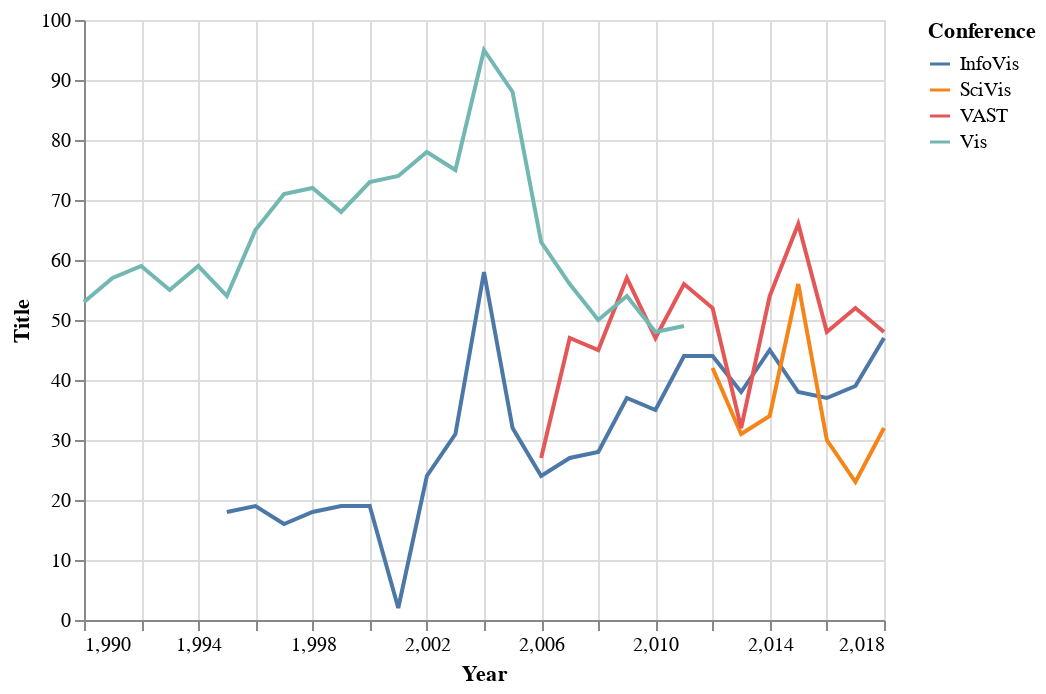

Source (notebook cell):
### Code cell
alt.Chart(to_plot3).mark_line().encode(
    x = "Year:Q",
    y = "Title:Q",
    color = 'Conference:N'
)

### Figure 1 — Vega-Lite specification as saved in the notebook (floating-point values rounded to 4 significant figures)
{"config": {"view": {"continuousWidth": 400, "continuousHeight": 300}}, "data": {"name": "data-5d2aed509666db46f88ee9dbe22ec8d6"}, "mark": "line", "encoding": {"color": {"type": "nominal", "field": "Conference"}, "x": {"type": "quantitative", "field": "Year"}, "y": {"type": "quantitative", "field": "Title"}}, "$schema": "https://vega.github.io/schema/vega-lite/v4.8.1.json", "datasets": {"data-5d2aed509666db46f88ee9dbe22ec8d6": [{"Conference": "InfoVis", "Year": 1995, "Title": 18, "DOI": 18, "Link": 18, "FirstPage": 18, "LastPage": 18, "PaperType": 18, "Abstract": 18, "AuthorNames-Deduped": 18, "AuthorNames": 18, "AuthorAffiliation": 18, "InternalReferences": 9, "AuthorKeywords": 2, "AminerCitationCount_02-2020": 15, "XploreCitationCount - 2020-01": 18, "PubsCited": 18, "Award": 1}, {"Conference": "InfoVis", "Year": 1996, "Title": 19, "DOI": 19, "Link": 19, "FirstPage": 19, "LastPage": 19, "PaperType": 19, "Abstract": 19, "AuthorNames-Deduped": 19, "AuthorNames": 19, "AuthorAffiliation": 19, "InternalReferences": 7, "AuthorKeywords": 4, "AminerCitationCount_02-2020": 18, "XploreCitationCount - 2020-01": 19, "PubsCited": 19, "Award": 1}, {"Conference": "InfoVis", "Year": 1997, "Title": 16, "DOI": 16, "Link": 16, "FirstPage": 16, "LastPage": 16, "PaperType": 16, "Abstract": 16, "AuthorNames-Deduped": 16, "AuthorNames": 16, "AuthorAffiliation": 16, "InternalReferences": 14, "AuthorKeywords": 7, "AminerCitationCount_02-2020": 15, "XploreCitationCount - 2020-01": 16, "PubsCited": 16, "Award": 1}, {"Conference": "InfoVis", "Year": 1998, "Title": 18, "DOI": 18, "Link": 18, "FirstPage": 18, "LastPage": 18, "PaperType": 18, "Abstract": 18, "AuthorNames-Deduped": 18, "AuthorNames": 18, "AuthorAffiliation": 18, "InternalReferences": 14, "AuthorKeywords": 8, "AminerCitationCount_02-2020": 16, "XploreCitationCount - 2020-01": 18, "PubsCited": 18, "Award": 1}, {"Conference": "InfoVis", "Year": 1999, "Title": 19, "DOI": 19, "Link": 19, "FirstPage": 19, "LastPage": 19, "PaperType": 19, "Abstract": 19, "AuthorNames-Deduped": 19, "AuthorNames": 19, "AuthorAffiliation": 19, "InternalReferences": 13, "AuthorKeywords": 12, "AminerCitationCount_02-2020": 19, "XploreCitationCount - 2020-01": 19, "PubsCited": 19, "Award": 1}, {"Conference": "InfoVis", "Year": 2000, "Title": 19, "DOI": 19, "Link": 19, "FirstPage": 19, "LastPage": 19, "PaperType": 19, "Abstract": 19, "AuthorNames-Deduped": 19, "AuthorNames": 19, "AuthorAffiliation": 18, "InternalReferences": 15, "AuthorKeywords": 5, "AminerCitationCount_02-2020": 19, "XploreCitationCount - 2020-01": 19, "PubsCited": 19, "Award": 0}, {"Conference": "InfoVis", "Year": 2001, "Title": 2, "DOI": 2, "Link": 2, "FirstPage": 2, "LastPage": 2, "PaperType": 2, "Abstract": 2, "AuthorNames-Deduped": 2, "AuthorNames": 2, "AuthorAffiliation": 2, "InternalReferences": 1, "AuthorKeywords": 0, "AminerCitationCount_02-2020": 2, "XploreCitationCount - 2020-01": 2, "PubsCited": 2, "Award": 0}, {"Conference": "InfoVis", "Year": 2002, "Title": 24, "DOI": 24, "Link": 24, "FirstPage": 24, "LastPage": 24, "PaperType": 24, "Abstract": 24, "AuthorNames-Deduped": 24, "AuthorNames": 24, "AuthorAffiliation": 23, "InternalReferences": 21, "AuthorKeywords": 6, "AminerCitationCount_02-2020": 24, "XploreCitationCount - 2020-01": 24, "PubsCited": 24, "Award": 1}, {"Conference": "InfoVis", "Year": 2003, "Title": 31, "DOI": 31, "Link": 31, "FirstPage": 30, "LastPage": 29, "PaperType": 31, "Abstract": 31, "AuthorNames-Deduped": 31, "AuthorNames": 30, "AuthorAffiliation": 29, "InternalReferences": 24, "AuthorKeywords": 29, "AminerCitationCount_02-2020": 26, "XploreCitationCount - 2020-01": 31, "PubsCited": 31, "Award": 1}, {"Conference": "InfoVis", "Year": 2004, "Title": 58, "DOI": 58, "Link": 58, "FirstPage": 58, "LastPage": 58, "PaperType": 58, "Abstract": 58, "AuthorNames-Deduped": 58, "AuthorNames": 58, "AuthorAffiliation": 58, "InternalReferences": 25, "AuthorKeywords": 27, "AminerCitationCount_02-2020": 54, "XploreCitationCount - 2020-01": 58, "PubsCited": 58, "Award": 1}, {"Conference": "InfoVis", "Year": 2005, "Title": 32, "DOI": 32, "Link": 32, "FirstPage": 32, "LastPage": 32, "PaperType": 32, "Abstract": 32, "AuthorNames-Deduped": 32, "AuthorNames": 32, "AuthorAffiliation": 27, "InternalReferences": 24, "AuthorKeywords": 30, "AminerCitationCount_02-2020": 31, "XploreCitationCount - 2020-01": 32, "PubsCited": 32, "Award": 1}, {"Conference": "InfoVis", "Year": 2006, "Title": 24, "DOI": 24, "Link": 24, "FirstPage": 24, "LastPage": 24, "PaperType": 24, "Abstract": 24, "AuthorNames-Deduped": 24, "AuthorNames": 24, "AuthorAffiliation": 16, "InternalReferences": 20, "AuthorKeywords": 24, "AminerCitationCount_02-2020": 24, "XploreCitationCount - 2020-01": 24, "PubsCited": 24, "Award": 1}, {"Conference": "InfoVis", "Year": 2007, "Title": 27, "DOI": 27, "Link": 27, "FirstPage": 27, "LastPage": 27, "PaperType": 27, "Abstract": 27, "AuthorNames-Deduped": 27, "AuthorNames": 27, "AuthorAffiliation": 17, "InternalReferences": 26, "AuthorKeywords": 27, "AminerCitationCount_02-2020": 27, "XploreCitationCount - 2020-01": 27, "PubsCited": 27, "Award": 2}, {"Conference": "InfoVis", "Year": 2008, "Title": 28, "DOI": 28, "Link": 28, "FirstPage": 28, "LastPage": 28, "PaperType": 28, "Abstract": 28, "AuthorNames-Deduped": 28, "AuthorNames": 28, "AuthorAffiliation": 27, "InternalReferences": 27, "AuthorKeywords": 28, "AminerCitationCount_02-2020": 28, "XploreCitationCount - 2020-01": 28, "PubsCited": 28, "Award": 5}, {"Conference": "InfoVis", "Year": 2009, "Title": 37, "DOI": 37, "Link": 37, "FirstPage": 37, "LastPage": 37, "PaperType": 37, "Abstract": 37, "AuthorNames-Deduped": 37, "AuthorNames": 37, "AuthorAffiliation": 35, "InternalReferences": 34, "AuthorKeywords": 37, "AminerCitationCount_02-2020": 36, "XploreCitationCount - 2020-01": 37, "PubsCited": 37, "Award": 7}, {"Conference": "InfoVis", "Year": 2010, "Title": 35, "DOI": 35, "Link": 35, "FirstPage": 35, "LastPage": 35, "PaperType": 35, "Abstract": 35, "AuthorNames-Deduped": 35, "AuthorNames": 35, "AuthorAffiliation": 26, "InternalReferences": 34, "AuthorKeywords": 34, "AminerCitationCount_02-2020": 34, "XploreCitationCount - 2020-01": 35, "PubsCited": 35, "Award": 6}, {"Conference": "InfoVis", "Year": 2011, "Title": 44, "DOI": 44, "Link": 44, "FirstPage": 44, "LastPage": 44, "PaperType": 44, "Abstract": 44, "AuthorNames-Deduped": 44, "AuthorNames": 44, "AuthorAffiliation": 43, "InternalReferences": 44, "AuthorKeywords": 44, "AminerCitationCount_02-2020": 44, "XploreCitationCount - 2020-01": 44, "PubsCited": 44, "Award": 3}, {"Conference": "InfoVis", "Year": 2012, "Title": 44, "DOI": 44, "Link": 44, "FirstPage": 44, "LastPage": 44, "PaperType": 44, "Abstract": 44, "AuthorNames-Deduped": 44, "AuthorNames": 44, "AuthorAffiliation": 44, "InternalReferences": 44, "AuthorKeywords": 44, "AminerCitationCount_02-2020": 44, "XploreCitationCount - 2020-01": 44, "PubsCited": 44, "Award": 4}, {"Conference": "InfoVis", "Year": 2013, "Title": 38, "DOI": 38, "Link": 38, "FirstPage": 38, "LastPage": 38, "PaperType": 38, "Abstract": 38, "AuthorNames-Deduped": 38, "AuthorNames": 38, "AuthorAffiliation": 38, "InternalReferences": 38, "AuthorKeywords": 38, "AminerCitationCount_02-2020": 38, "XploreCitationCount - 2020-01": 38, "PubsCited": 38, "Award": 3}, {"Conference": "InfoVis", "Year": 2014, "Title": 45, "DOI": 45, "Link": 45, "FirstPage": 45, "LastPage": 45, "PaperType": 45, "Abstract": 45, "AuthorNames-Deduped": 45, "AuthorNames": 45, "AuthorAffiliation": 45, "InternalReferences": 44, "AuthorKeywords": 45, "AminerCitationCount_02-2020": 45, "XploreCitationCount - 2020-01": 45, "PubsCited": 45, "Award": 4}, {"Conference": "InfoVis", "Year": 2015, "Title": 38, "DOI": 38, "Link": 38, "FirstPage": 38, "LastPage": 38, "PaperType": 38, "Abstract": 38, "AuthorNames-Deduped": 38, "AuthorNames": 38, "AuthorAffiliation": 38, "InternalReferences": 37, "AuthorKeywords": 38, "AminerCitationCount_02-2020": 37, "XploreCitationCount - 2020-01": 38, "PubsCited": 38, "Award": 2}, {"Conference": "InfoVis", "Year": 2016, "Title": 37, "DOI": 37, "Link": 37, "FirstPage": 37, "LastPage": 37, "PaperType": 37, "Abstract": 37, "AuthorNames-Deduped": 37, "AuthorNames": 37, "AuthorAffiliation": 37, "InternalReferences": 37, "AuthorKeywords": 37, "AminerCitationCount_02-2020": 37, "XploreCitationCount - 2020-01": 37, "PubsCited": 37, "Award": 4}, {"Conference": "InfoVis", "Year": 2017, "Title": 39, "DOI": 39, "Link": 39, "FirstPage": 39, "LastPage": 39, "PaperType": 39, "Abstract": 39, "AuthorNames-Deduped": 39, "AuthorNames": 39, "AuthorAffiliation": 39, "InternalReferences": 39, "AuthorKeywords": 39, "AminerCitationCount_02-2020": 38, "XploreCitationCount - 2020-01": 39, "PubsCited": 39, "Award": 3}, {"Conference": "InfoVis", "Year": 2018, "Title": 47, "DOI": 47, "Link": 47, "FirstPage": 47, "LastPage": 47, "PaperType": 47, "Abstract": 47, "AuthorNames-Deduped": 47, "AuthorNames": 47, "AuthorAffiliation": 47, "InternalReferences": 47, "AuthorKeywords": 47, "AminerCitationCount_02-2020": 41, "XploreCitationCount - 2020-01": 47, "PubsCited": 47, "Award": 4}, {"Conference": "SciVis", "Year": 2012, "Title": 42, "DOI": 42, "Link": 42, "FirstPage": 42, "LastPage": 42, "PaperType": 42, "Abstract": 42, "AuthorNames-Deduped": 42, "AuthorNames": 42, "AuthorAffiliation": 42, "InternalReferences": 40, "AuthorKeywords": 42, "AminerCitationCount_02-2020": 41, "XploreCitationCount - 2020-01": 42, "PubsCited": 42, "Award": 3}, {"Conference": "SciVis", "Year": 2013, "Title": 31, "DOI": 31, "Link": 31, "FirstPage": 31, "LastPage": 31, "PaperType": 31, "Abstract": 31, "AuthorNames-Deduped": 31, "AuthorNames": 31, "AuthorAffiliation": 31, "InternalReferences": 31, "AuthorKeywords": 31, "AminerCitationCount_02-2020": 31, "XploreCitationCount - 2020-01": 31, "PubsCited": 31, "Award": 4}, {"Conference": "SciVis", "Year": 2014, "Title": 34, "DOI": 34, "Link": 34, "FirstPage": 34, "LastPage": 34, "PaperType": 34, "Abstract": 34, "AuthorNames-Deduped": 34, "AuthorNames": 34, "AuthorAffiliation": 34, "InternalReferences": 32, "AuthorKeywords": 34, "AminerCitationCount_02-2020": 33, "XploreCitationCount - 2020-01": 34, "PubsCited": 34, "Award": 3}, {"Conference": "SciVis", "Year": 2015, "Title": 56, "DOI": 56, "Link": 56, "FirstPage": 56, "LastPage": 56, "PaperType": 56, "Abstract": 56, "AuthorNames-Deduped": 56, "AuthorNames": 56, "AuthorAffiliation": 54, "InternalReferences": 41, "AuthorKeywords": 41, "AminerCitationCount_02-2020": 56, "XploreCitationCount - 2020-01": 56, "PubsCited": 56, "Award": 2}, {"Conference": "SciVis", "Year": 2016, "Title": 30, "DOI": 30, "Link": 30, "FirstPage": 30, "LastPage": 30, "PaperType": 30, "Abstract": 30, "AuthorNames-Deduped": 30, "AuthorNames": 30, "AuthorAffiliation": 30, "InternalReferences": 30, "AuthorKeywords": 29, "AminerCitationCount_02-2020": 29, "XploreCitationCount - 2020-01": 30, "PubsCited": 30, "Award": 3}, {"Conference": "SciVis", "Year": 2017, "Title": 23, "DOI": 23, "Link": 23, "FirstPage": 23, "LastPage": 23, "PaperType": 23, "Abstract": 23, "AuthorNames-Deduped": 23, "AuthorNames": 23, "AuthorAffiliation": 23, "InternalReferences": 21, "AuthorKeywords": 23, "AminerCitationCount_02-2020": 23, "XploreCitationCount - 2020-01": 23, "PubsCited": 23, "Award": 3}, {"Conference": "SciVis", "Year": 2018, "Title": 32, "DOI": 32, "Link": 32, "FirstPage": 32, "LastPage": 32, "PaperType": 32, "Abstract": 32, "AuthorNames-Deduped": 32, "AuthorNames": 32, "AuthorAffiliation": 32, "InternalReferences": 30, "AuthorKeywords": 32, "AminerCitationCount_02-2020": 23, "XploreCitationCount - 2020-01": 32, "PubsCited": 32, "Award": 3}, {"Conference": "VAST", "Year": 2006, "Title": 27, "DOI": 27, "Link": 27, "FirstPage": 27, "LastPage": 27, "PaperType": 27, "Abstract": 27, "AuthorNames-Deduped": 27, "AuthorNames": 27, "AuthorAffiliation": 27, "InternalReferences": 20, "AuthorKeywords": 26, "AminerCitationCount_02-2020": 27, "XploreCitationCount - 2020-01": 27, "PubsCited": 27, "Award": 1}, {"Conference": "VAST", "Year": 2007, "Title": 47, "DOI": 47, "Link": 47, "FirstPage": 47, "LastPage": 47, "PaperType": 47, "Abstract": 47, "AuthorNames-Deduped": 47, "AuthorNames": 47, "AuthorAffiliation": 47, "InternalReferences": 18, "AuthorKeywords": 23, "AminerCitationCount_02-2020": 46, "XploreCitationCount - 2020-01": 47, "PubsCited": 47, "Award": 1}, {"Conference": "VAST", "Year": 2008, "Title": 45, "DOI": 45, "Link": 45, "FirstPage": 31, "LastPage": 31, "PaperType": 45, "Abstract": 45, "AuthorNames-Deduped": 45, "AuthorNames": 45, "AuthorAffiliation": 45, "InternalReferences": 18, "AuthorKeywords": 12, "AminerCitationCount_02-2020": 45, "XploreCitationCount - 2020-01": 45, "PubsCited": 45, "Award": 1}, {"Conference": "VAST", "Year": 2009, "Title": 57, "DOI": 57, "Link": 57, "FirstPage": 40, "LastPage": 40, "PaperType": 57, "Abstract": 57, "AuthorNames-Deduped": 57, "AuthorNames": 57, "AuthorAffiliation": 57, "InternalReferences": 24, "AuthorKeywords": 19, "AminerCitationCount_02-2020": 57, "XploreCitationCount - 2020-01": 57, "PubsCited": 57, "Award": 2}, {"Conference": "VAST", "Year": 2010, "Title": 47, "DOI": 47, "Link": 47, "FirstPage": 47, "LastPage": 47, "PaperType": 47, "Abstract": 47, "AuthorNames-Deduped": 47, "AuthorNames": 47, "AuthorAffiliation": 47, "InternalReferences": 22, "AuthorKeywords": 25, "AminerCitationCount_02-2020": 47, "XploreCitationCount - 2020-01": 47, "PubsCited": 47, "Award": 3}, {"Conference": "VAST", "Year": 2011, "Title": 56, "DOI": 56, "Link": 56, "FirstPage": 56, "LastPage": 56, "PaperType": 56, "Abstract": 56, "AuthorNames-Deduped": 56, "AuthorNames": 56, "AuthorAffiliation": 55, "InternalReferences": 25, "AuthorKeywords": 15, "AminerCitationCount_02-2020": 56, "XploreCitationCount - 2020-01": 56, "PubsCited": 56, "Award": 4}, {"Conference": "VAST", "Year": 2012, "Title": 52, "DOI": 52, "Link": 52, "FirstPage": 52, "LastPage": 52, "PaperType": 52, "Abstract": 52, "AuthorNames-Deduped": 52, "AuthorNames": 52, "AuthorAffiliation": 51, "InternalReferences": 29, "AuthorKeywords": 18, "AminerCitationCount_02-2020": 52, "XploreCitationCount - 2020-01": 52, "PubsCited": 52, "Award": 3}, {"Conference": "VAST", "Year": 2013, "Title": 32, "DOI": 32, "Link": 32, "FirstPage": 32, "LastPage": 32, "PaperType": 32, "Abstract": 32, "AuthorNames-Deduped": 32, "AuthorNames": 32, "AuthorAffiliation": 32, "InternalReferences": 32, "AuthorKeywords": 32, "AminerCitationCount_02-2020": 32, "XploreCitationCount - 2020-01": 32, "PubsCited": 32, "Award": 3}, {"Conference": "VAST", "Year": 2014, "Title": 54, "DOI": 54, "Link": 54, "FirstPage": 54, "LastPage": 54, "PaperType": 54, "Abstract": 54, "AuthorNames-Deduped": 54, "AuthorNames": 54, "AuthorAffiliation": 54, "InternalReferences": 54, "AuthorKeywords": 53, "AminerCitationCount_02-2020": 54, "XploreCitationCount - 2020-01": 54, "PubsCited": 54, "Award": 3}, {"Conference": "VAST", "Year": 2015, "Title": 66, "DOI": 66, "Link": 66, "FirstPage": 66, "LastPage": 66, "PaperType": 66, "Abstract": 66, "AuthorNames-Deduped": 66, "AuthorNames": 66, "AuthorAffiliation": 66, "InternalReferences": 47, "AuthorKeywords": 42, "AminerCitationCount_02-2020": 66, "XploreCitationCount - 2020-01": 66, "PubsCited": 66, "Award": 3}, {"Conference": "VAST", "Year": 2016, "Title": 48, "DOI": 48, "Link": 48, "FirstPage": 48, "LastPage": 48, "PaperType": 48, "Abstract": 48, "AuthorNames-Deduped": 48, "AuthorNames": 48, "AuthorAffiliation": 47, "InternalReferences": 47, "AuthorKeywords": 33, "AminerCitationCount_02-2020": 48, "XploreCitationCount - 2020-01": 48, "PubsCited": 48, "Award": 3}, {"Conference": "VAST", "Year": 2017, "Title": 52, "DOI": 52, "Link": 52, "FirstPage": 52, "LastPage": 52, "PaperType": 52, "Abstract": 52, "AuthorNames-Deduped": 52, "AuthorNames": 52, "AuthorAffiliation": 51, "InternalReferences": 52, "AuthorKeywords": 50, "AminerCitationCount_02-2020": 40, "XploreCitationCount - 2020-01": 52, "PubsCited": 52, "Award": 3}, {"Conference": "VAST", "Year": 2018, "Title": 48, "DOI": 48, "Link": 48, "FirstPage": 48, "LastPage": 48, "PaperType": 48, "Abstract": 48, "AuthorNames-Deduped": 48, "AuthorNames": 48, "AuthorAffiliation": 48, "InternalReferences": 48, "AuthorKeywords": 48, "AminerCitationCount_02-2020": 32, "XploreCitationCount - 2020-01": 47, "PubsCited": 48, "Award": 4}, {"Conference": "Vis", "Year": 1990, "Title": 53, "DOI": 53, "Link": 53, "FirstPage": 53, "LastPage": 52, "PaperType": 53, "Abstract": 53, "AuthorNames-Deduped": 53, "AuthorNames": 53, "AuthorAffiliation": 52, "InternalReferences": 1, "AuthorKeywords": 0, "AminerCitationCount_02-2020": 52, "XploreCitationCount - 2020-01": 53, "PubsCited": 53, "Award": 1}, {"Conference": "Vis", "Year": 1991, "Title": 57, "DOI": 57, "Link": 57, "FirstPage": 57, "LastPage": 56, "PaperType": 57, "Abstract": 57, "AuthorNames-Deduped": 57, "AuthorNames": 57, "AuthorAffiliation": 50, "InternalReferences": 9, "AuthorKeywords": 1, "AminerCitationCount_02-2020": 49, "XploreCitationCount - 2020-01": 57, "PubsCited": 57, "Award": 1}, {"Conference": "Vis", "Year": 1992, "Title": 59, "DOI": 59, "Link": 59, "FirstPage": 59, "LastPage": 59, "PaperType": 59, "Abstract": 59, "AuthorNames-Deduped": 59, "AuthorNames": 59, "AuthorAffiliation": 53, "InternalReferences": 28, "AuthorKeywords": 3, "AminerCitationCount_02-2020": 50, "XploreCitationCount - 2020-01": 59, "PubsCited": 59, "Award": 1}, {"Conference": "Vis", "Year": 1993, "Title": 55, "DOI": 55, "Link": 55, "FirstPage": 55, "LastPage": 55, "PaperType": 55, "Abstract": 55, "AuthorNames-Deduped": 55, "AuthorNames": 55, "AuthorAffiliation": 55, "InternalReferences": 29, "AuthorKeywords": 3, "AminerCitationCount_02-2020": 48, "XploreCitationCount - 2020-01": 55, "PubsCited": 55, "Award": 3}, {"Conference": "Vis", "Year": 1994, "Title": 59, "DOI": 59, "Link": 59, "FirstPage": 59, "LastPage": 59, "PaperType": 59, "Abstract": 59, "AuthorNames-Deduped": 59, "AuthorNames": 59, "AuthorAffiliation": 59, "InternalReferences": 33, "AuthorKeywords": 2, "AminerCitationCount_02-2020": 57, "XploreCitationCount - 2020-01": 59, "PubsCited": 59, "Award": 4}, {"Conference": "Vis", "Year": 1995, "Title": 54, "DOI": 54, "Link": 54, "FirstPage": 54, "LastPage": 54, "PaperType": 54, "Abstract": 54, "AuthorNames-Deduped": 54, "AuthorNames": 54, "AuthorAffiliation": 54, "InternalReferences": 33, "AuthorKeywords": 7, "AminerCitationCount_02-2020": 53, "XploreCitationCount - 2020-01": 54, "PubsCited": 54, "Award": 0}, {"Conference": "Vis", "Year": 1996, "Title": 65, "DOI": 65, "Link": 65, "FirstPage": 65, "LastPage": 65, "PaperType": 65, "Abstract": 65, "AuthorNames-Deduped": 65, "AuthorNames": 65, "AuthorAffiliation": 64, "InternalReferences": 43, "AuthorKeywords": 17, "AminerCitationCount_02-2020": 65, "XploreCitationCount - 2020-01": 65, "PubsCited": 65, "Award": 2}, {"Conference": "Vis", "Year": 1997, "Title": 71, "DOI": 72, "Link": 72, "FirstPage": 72, "LastPage": 72, "PaperType": 72, "Abstract": 72, "AuthorNames-Deduped": 72, "AuthorNames": 72, "AuthorAffiliation": 70, "InternalReferences": 52, "AuthorKeywords": 34, "AminerCitationCount_02-2020": 71, "XploreCitationCount - 2020-01": 72, "PubsCited": 72, "Award": 2}, {"Conference": "Vis", "Year": 1998, "Title": 72, "DOI": 72, "Link": 72, "FirstPage": 72, "LastPage": 72, "PaperType": 72, "Abstract": 72, "AuthorNames-Deduped": 72, "AuthorNames": 72, "AuthorAffiliation": 71, "InternalReferences": 54, "AuthorKeywords": 36, "AminerCitationCount_02-2020": 72, "XploreCitationCount - 2020-01": 72, "PubsCited": 72, "Award": 2}, {"Conference": "Vis", "Year": 1999, "Title": 68, "DOI": 68, "Link": 68, "FirstPage": 68, "LastPage": 66, "PaperType": 68, "Abstract": 68, "AuthorNames-Deduped": 68, "AuthorNames": 68, "AuthorAffiliation": 66, "InternalReferences": 55, "AuthorKeywords": 32, "AminerCitationCount_02-2020": 68, "XploreCitationCount - 2020-01": 68, "PubsCited": 68, "Award": 0}, {"Conference": "Vis", "Year": 2000, "Title": 73, "DOI": 73, "Link": 73, "FirstPage": 73, "LastPage": 73, "PaperType": 73, "Abstract": 73, "AuthorNames-Deduped": 73, "AuthorNames": 73, "AuthorAffiliation": 71, "InternalReferences": 62, "AuthorKeywords": 61, "AminerCitationCount_02-2020": 72, "XploreCitationCount - 2020-01": 73, "PubsCited": 73, "Award": 0}, {"Conference": "Vis", "Year": 2001, "Title": 74, "DOI": 74, "Link": 74, "FirstPage": 74, "LastPage": 74, "PaperType": 74, "Abstract": 74, "AuthorNames-Deduped": 74, "AuthorNames": 74, "AuthorAffiliation": 71, "InternalReferences": 58, "AuthorKeywords": 63, "AminerCitationCount_02-2020": 72, "XploreCitationCount - 2020-01": 74, "PubsCited": 74, "Award": 1}, {"Conference": "Vis", "Year": 2002, "Title": 78, "DOI": 78, "Link": 78, "FirstPage": 78, "LastPage": 78, "PaperType": 78, "Abstract": 78, "AuthorNames-Deduped": 78, "AuthorNames": 78, "AuthorAffiliation": 76, "InternalReferences": 64, "AuthorKeywords": 77, "AminerCitationCount_02-2020": 76, "XploreCitationCount - 2020-01": 78, "PubsCited": 78, "Award": 2}, {"Conference": "Vis", "Year": 2003, "Title": 75, "DOI": 75, "Link": 75, "FirstPage": 74, "LastPage": 74, "PaperType": 75, "Abstract": 75, "AuthorNames-Deduped": 75, "AuthorNames": 74, "AuthorAffiliation": 74, "InternalReferences": 64, "AuthorKeywords": 73, "AminerCitationCount_02-2020": 67, "XploreCitationCount - 2020-01": 75, "PubsCited": 75, "Award": 1}, {"Conference": "Vis", "Year": 2004, "Title": 95, "DOI": 95, "Link": 95, "FirstPage": 95, "LastPage": 93, "PaperType": 95, "Abstract": 95, "AuthorNames-Deduped": 95, "AuthorNames": 95, "AuthorAffiliation": 89, "InternalReferences": 58, "AuthorKeywords": 70, "AminerCitationCount_02-2020": 95, "XploreCitationCount - 2020-01": 95, "PubsCited": 95, "Award": 3}, {"Conference": "Vis", "Year": 2005, "Title": 88, "DOI": 88, "Link": 88, "FirstPage": 88, "LastPage": 88, "PaperType": 88, "Abstract": 88, "AuthorNames-Deduped": 88, "AuthorNames": 88, "AuthorAffiliation": 81, "InternalReferences": 80, "AuthorKeywords": 84, "AminerCitationCount_02-2020": 88, "XploreCitationCount - 2020-01": 88, "PubsCited": 88, "Award": 0}, {"Conference": "Vis", "Year": 2006, "Title": 63, "DOI": 63, "Link": 63, "FirstPage": 63, "LastPage": 63, "PaperType": 63, "Abstract": 63, "AuthorNames-Deduped": 63, "AuthorNames": 63, "AuthorAffiliation": 46, "InternalReferences": 61, "AuthorKeywords": 62, "AminerCitationCount_02-2020": 63, "XploreCitationCount - 2020-01": 63, "PubsCited": 63, "Award": 0}, {"Conference": "Vis", "Year": 2007, "Title": 56, "DOI": 56, "Link": 56, "FirstPage": 56, "LastPage": 56, "PaperType": 56, "Abstract": 56, "AuthorNames-Deduped": 56, "AuthorNames": 56, "AuthorAffiliation": 51, "InternalReferences": 54, "AuthorKeywords": 56, "AminerCitationCount_02-2020": 56, "XploreCitationCount - 2020-01": 56, "PubsCited": 56, "Award": 2}, {"Conference": "Vis", "Year": 2008, "Title": 50, "DOI": 50, "Link": 50, "FirstPage": 50, "LastPage": 50, "PaperType": 50, "Abstract": 50, "AuthorNames-Deduped": 50, "AuthorNames": 50, "AuthorAffiliation": 43, "InternalReferences": 47, "AuthorKeywords": 50, "AminerCitationCount_02-2020": 49, "XploreCitationCount - 2020-01": 50, "PubsCited": 50, "Award": 0}, {"Conference": "Vis", "Year": 2009, "Title": 54, "DOI": 54, "Link": 54, "FirstPage": 54, "LastPage": 54, "PaperType": 54, "Abstract": 54, "AuthorNames-Deduped": 54, "AuthorNames": 54, "AuthorAffiliation": 53, "InternalReferences": 54, "AuthorKeywords": 54, "AminerCitationCount_02-2020": 53, "XploreCitationCount - 2020-01": 54, "PubsCited": 54, "Award": 4}, {"Conference": "Vis", "Year": 2010, "Title": 48, "DOI": 48, "Link": 48, "FirstPage": 48, "LastPage": 48, "PaperType": 48, "Abstract": 48, "AuthorNames-Deduped": 48, "AuthorNames": 48, "AuthorAffiliation": 41, "InternalReferences": 47, "AuthorKeywords": 47, "AminerCitationCount_02-2020": 48, "XploreCitationCount - 2020-01": 48, "PubsCited": 48, "Award": 3}, {"Conference": "Vis", "Year": 2011, "Title": 49, "DOI": 49, "Link": 49, "FirstPage": 49, "LastPage": 49, "PaperType": 49, "Abstract": 49, "AuthorNames-Deduped": 49, "AuthorNames": 49, "AuthorAffiliation": 49, "InternalReferences": 48, "AuthorKeywords": 49, "AminerCitationCount_02-2020": 48, "XploreCitationCount - 2020-01": 49, "PubsCited": 49, "Award": 4}]}}
